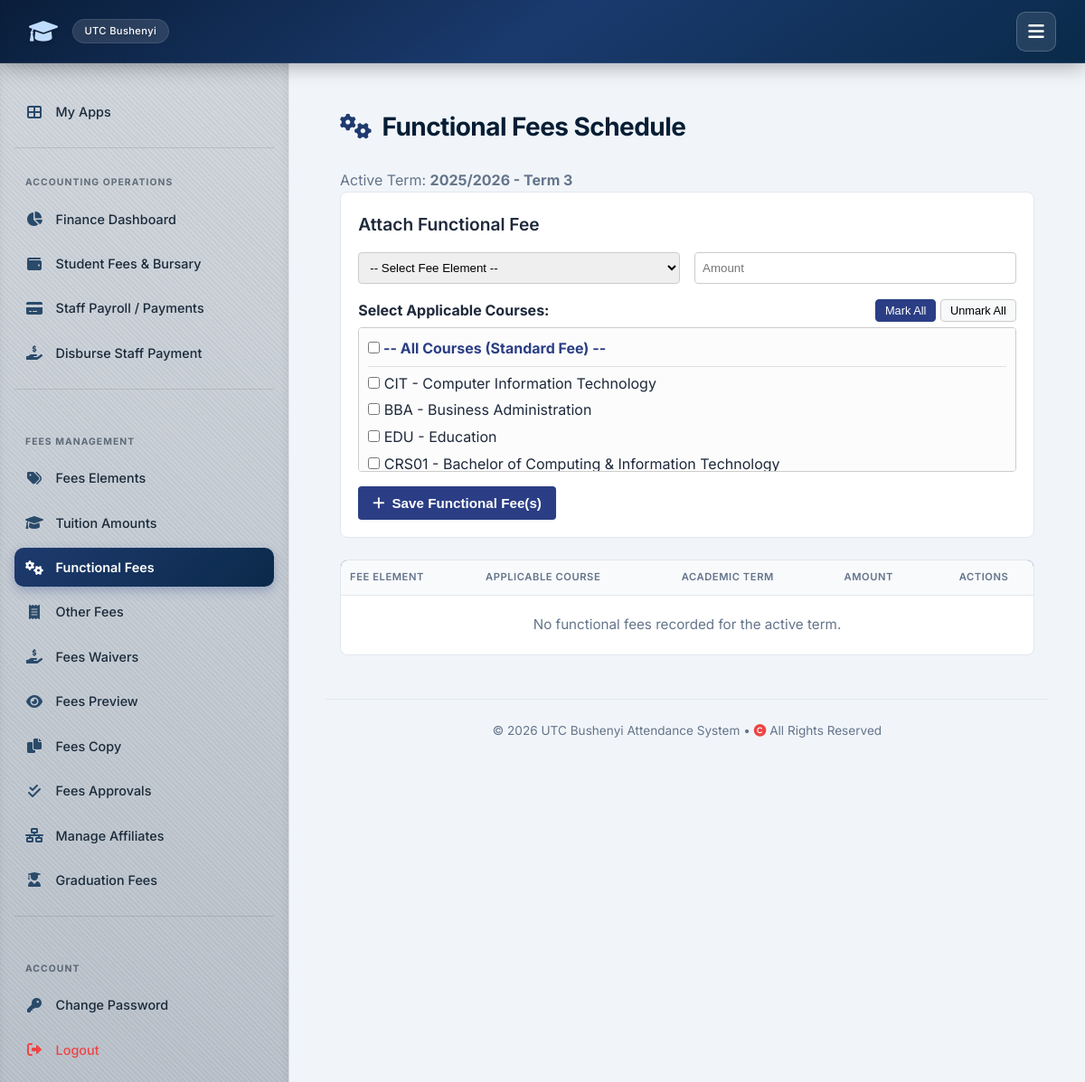
The page /fees/functional/ (signed in) on the database as committed earlier.
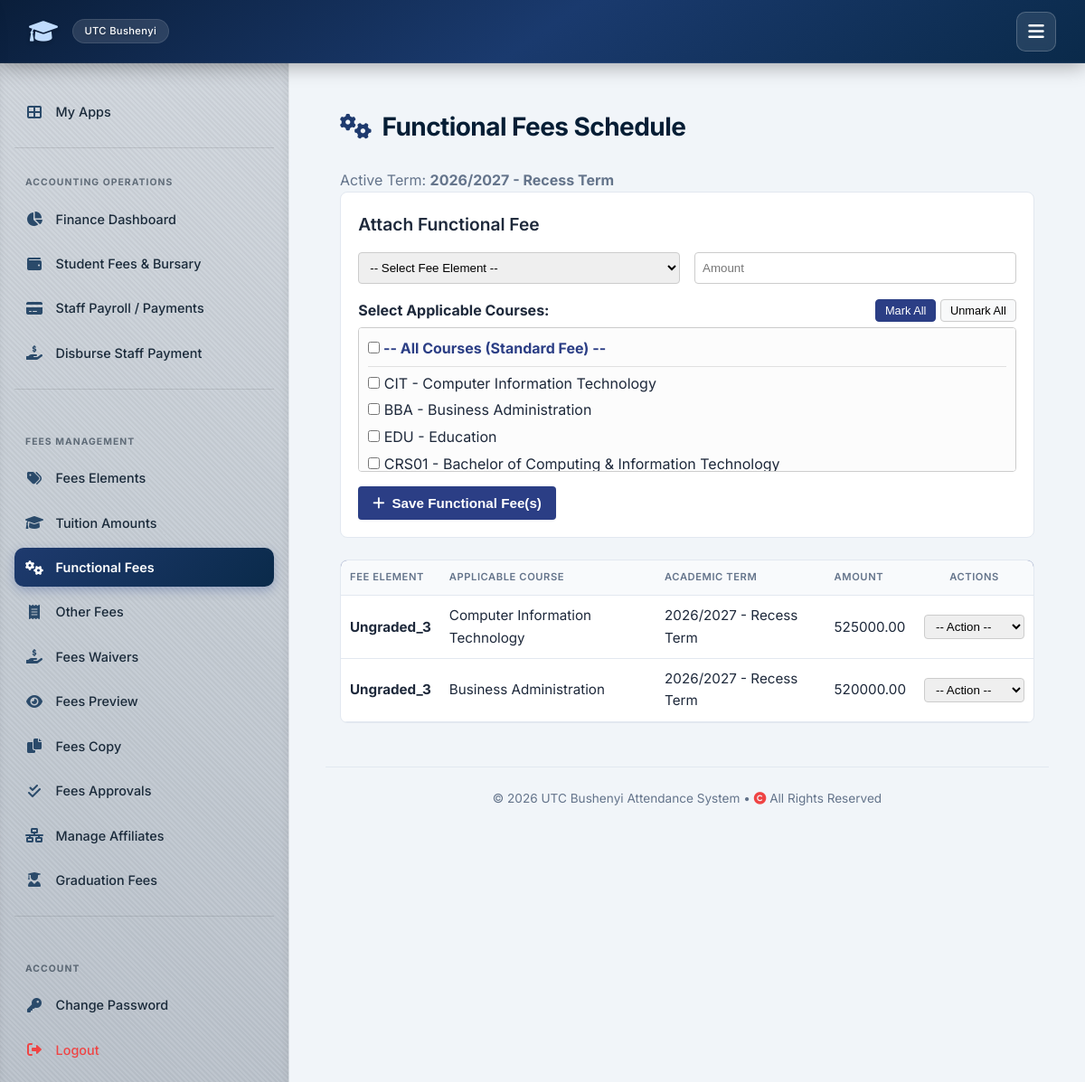
The same page on the database as committed later.
### attendance/models.py (models this page shows, shortened)
class AcademicTerm(models.Model):
    TERM_CHOICES = [
        ('TERM_1', 'Term 1'),
        ('TERM_2', 'Term 2'),
        ('TERM_3', 'Term 3'),
        ('RECESS', 'Recess Term'),
    ]
    academic_year = models.CharField(max_length=9, help_text="E.g., 2025/2026")
    term = models.CharField(max_length=10, choices=TERM_CHOICES)
    start_date = models.DateField()
    end_date = models.DateField()
    is_current = models.BooleanField(default=False)
    class Meta:
        unique_together = ('academic_year', 'term')
        verbose_name = "Academic Term"
    def __str__(self):
        return f"{self.academic_year} - {self.get_term_display()}"

class Course(models.Model):
    code = models.CharField(max_length=20, primary_key=True)
    name = models.CharField(max_length=255)
    department = models.ForeignKey(Department, on_delete=models.SET_NULL, null=True, blank=True, related_name='courses')

class FunctionalFee(models.Model):
    element = models.ForeignKey(FeeElement, on_delete=models.CASCADE, limit_choices_to={'fee_type': 'FUNCTIONAL'})
    course = models.ForeignKey(Course, on_delete=models.CASCADE, null=True, blank=True, help_text="Leave blank if standard for all programs")
    term = models.ForeignKey(AcademicTerm, on_delete=models.CASCADE, related_name='functional_fees')
    amount = models.DecimalField(max_digits=12, decimal_places=2, default=Decimal('0.00'))
    is_mandatory = models.BooleanField(default=True)

class FeeElement(models.Model):
    ELEMENT_TYPES = [
        ('TUITION', 'Tuition Fee'),
        ('FUNCTIONAL', 'Functional Fee'),
        ('OTHER', 'Other / Sundry Fee'),
        ('GRADUATION', 'Graduation Fee'),
    ]
    code = models.CharField(max_length=30, unique=True)
    name = models.CharField(max_length=255)
    fee_type = models.CharField(max_length=20, choices=ELEMENT_TYPES, default='FUNCTIONAL')
    description = models.TextField(blank=True, null=True)
    is_active = models.BooleanField(default=True)

### attendance/views_admin.py (the view, shortened to what this page needs)
# urls.py: path('fees/functional/', views_admin.functional_fees, name='functional_fees'),
@login_required
def functional_fees(request):
    current_term = AcademicTerm.objects.filter(is_current=True).first()
    fees = FunctionalFee.objects.select_related('element', 'course', 'term').filter(term=current_term) if current_term else []
    elements = FeeElement.objects.filter(fee_type='FUNCTIONAL', is_active=True)
    courses = Course.objects.all()
    return render(request, 'attendance/functional_fees.html', {
        'fees': fees,
        'elements': elements,
        'courses': courses,
        'current_term': current_term,
        'active_tab': 'functional',
    })

### templates/attendance/functional_fees.html (shortened to what the changed rows need)
{% extends 'attendance/base.html' %}
{% block content %}
<div style="display: flex; gap: 1.5rem;">
    <div style="flex: 1; padding: 1rem;">
        <h2><i class="fas fa-cogs"></i> Functional Fees Schedule</h2>
        <p style="color: var(--text-muted);">
            Active Term: <strong>{% if current_term %}{{ current_term }}{% else %}<span style="color: red;">No Active Term Set</span>{% endif %}</strong>
        </p>
        <div style="margin-bottom: 1.5rem; background: #ffffff; padding: 1.2rem; border-radius: 8px; border: 1px solid var(--border);">
            <form method="POST" style="display: flex; flex-direction: column; gap: 1rem;">
                <div>
                    <div style="max-height: 160px; overflow-y: auto; border: 1px solid #ccc; padding: 10px; border-radius: 4px; background: #fcfcfc;">
                        <label style="display: block; margin-bottom: 6px; font-weight: bold; color: #2b3e85;">
                            <input type="checkbox" name="courses" value="ALL" class="course-checkbox"> -- All Courses (Standard Fee) --
                        </label>
                        <hr style="margin: 6px 0; border: 0; border-top: 1px solid #e0e0e0;">
                        {% for c in courses %}
                        <label style="display: block; margin-bottom: 4px; font-weight: normal;">
                            <input type="checkbox" name="courses" value="{{ c.code }}" class="course-checkbox"> {{ c.code }} - {{ c.name }}
                        </label>
                        {% endfor %}
                    </div>
                </div>
            </form>
        </div>
        <div style="background: #ffffff; border: 1px solid var(--border); border-radius: 8px; overflow: hidden;">
            <table style="width: 100%; border-collapse: collapse;">
                <thead>
                    <tr style="background: #2b3e85; color: white; text-align: left;">
                        <th style="padding: 10px;">Fee Element</th>
                        <th style="padding: 10px;">Applicable Course</th>
                        <th style="padding: 10px;">Academic Term</th>
                        <th style="padding: 10px;">Amount</th>
                        <th style="padding: 10px; text-align: center;">Actions</th>
                    </tr>
                </thead>
                <tbody>
                    {% for fee in fees %}
                    <tr style="border-bottom: 1px solid #e2e8f0;">
                        <td style="padding: 10px; font-weight: bold;">{{ fee.element.name }}</td>
                        <td style="padding: 10px;">{{ fee.course.name|default:"All Courses" }}</td>
                        <td style="padding: 10px;">{{ fee.term }}</td>
                        <td style="padding: 10px;">{{ fee.amount }}</td>
                        <td style="padding: 10px; text-align: center;">
                            <select onchange="handleAction(this, '{{ fee.id }}', '{{ fee.element.name|escapejs }}', '{{ fee.course.name|default:'All Courses'|escapejs }}', '{{ fee.amount }}')" style="padding: 4px 8px; border-radius: 4px; border: 1px solid #ccc;">
                                <option value="">-- Action --</option>
                            </select>
                        </td>
                    </tr>
                    {% empty %}
                    <tr>
                        <td colspan="5" style="padding: 20px; text-align: center; color: #64748b;">No functional fees recorded for the active term.</td>
                    </tr>
                    {% endfor %}
                </tbody>
            </table>
        </div>
    </div>
</div>
{% endblock %}

Rows that differ between the two databases and show on the page:
no longer on this page (row edited): AcademicTerm: academic_year+term "2025/2026 - Term 3"
now on this page (row edited): AcademicTerm: academic_year+term "2026/2027 - Recess Term"
added FunctionalFee: element.name "Ungraded_3", course.name "Computer Information Technology", term "2026/2027 - Recess Term", amount "525000.00"
added FunctionalFee: element.name "Ungraded_3", course.name "Business Administration", term "2026/2027 - Recess Term", amount "520000.00"
Other text that changed with them:
text no longer shown: "No functional fees recorded for the active term."
